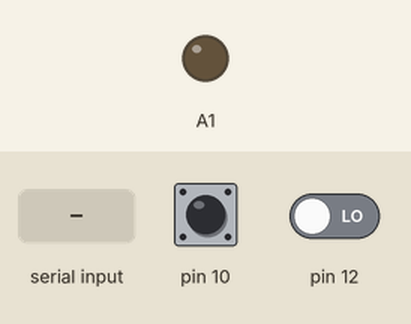
Bench run of a sketch on a simulated Arduino Mega 2560, built with avr-gcc and run on an emulated ATmega2560. Parts: output pins drawn as LEDs (lit = HIGH). Inputs (shaded band) come from the test bench; at power-on: pin 10 HIGH, pin 12 LOW. What the sketch prints to the serial monitor is not drawn.

Above: at 1.2 s.
1.3 s: pin 10 pulled LOW for 0.15 s
At 2.0 s:
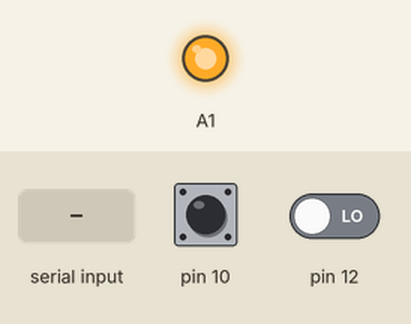
4.3 s: pin 12 driven HIGH
6.2 s: "L" received over the second serial link
At 6.7 s:
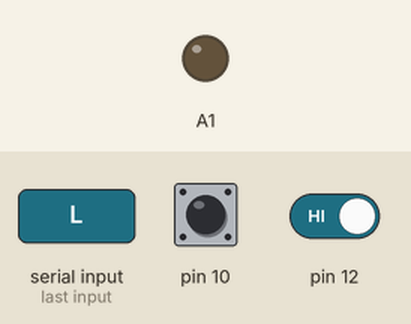
7.7 s: "H" received over the second serial link
At 8.9 s:
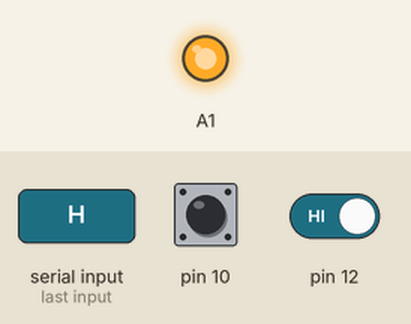
9.2 s: pin 10 pulled LOW for 1 s
At 9.6 s:
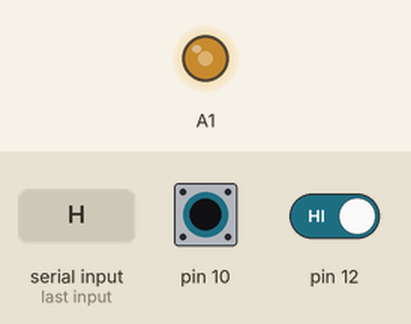
Timing chart, 0 to 12.2 s (numbered marks = the images above; inputs shaded):
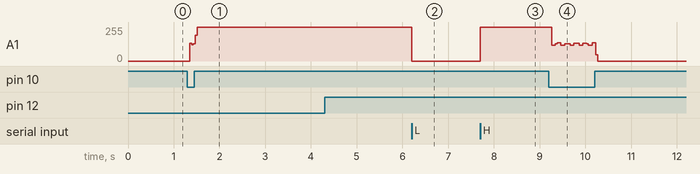

The sketch:

ATMEGA.ino
```cpp
//FUNCIONANDO 06/10/16 01:55

#include <CapacitiveSensor.h>
#include <SoftwareSerial.h>
CapacitiveSensor c = CapacitiveSensor(9, 10);
SoftwareSerial Serial1(8, 7);
#define SERIAL_SIZE 16
int ff = 1;
int ledStatus = 0;
unsigned long csSum;
String readString;
int calib[2];
char input[SERIAL_SIZE + 1];
unsigned long prev = 0; // last time update
long intervalo = 30000;
//String input = "";
void setup() {
  // put your setup code here, to run once:
  Serial1.begin(9600);
  Serial.begin(9600);
  Serial1.setTimeout(100);
  //Serial.println("Iniciando");
  pinMode(A1, OUTPUT);
  pinMode(12, INPUT);
  for (int i = 0; i < 2; i++) {
    calib[i] = 0;
  }
}

void checkCon() {
  unsigned long cur = millis();
  char stats = '0';
  if (cur - prev > intervalo) {
    prev = cur;
    String send = (ledStatus) ? "H" : "L";
    Serial.println(send);
  }
}

void loop() {
  checkCon();
  CSread();
  while (Serial1.available()) {
    delay(3);
    char c = Serial1.read();
    readString += c;
  }
  readString.trim();
  if (readString.length() > 0) {
    if (readString == "H") {
      ledStatus = 1;
      //Serial.println("H");
      digitalWrite(A1, HIGH);
    }
    if (readString == "L")
    {
      ledStatus = 0;
      //Serial.println("L");
      digitalWrite(A1, LOW);
    }

    readString = "";
  }

  /*if (Serial1.available()) {
    char *teste;
    byte tam = Serial1.readBytes(input, SERIAL_SIZE);
    Serial.println(input);
    if (input[0] == 'H') {
      //Serial.println("HIGH");
      digitalWrite(A1, HIGH);
      ledStatus = HIGH;
    } else if (input[0] == 'L') {
      digitalWrite(A1, LOW);
      ledStatus = LOW;
    } else {
      teste = strtok(input, "&");
      int count = 0;
      while (teste != 0) {
        calib[count] = atoi(teste);
        teste = strtok(NULL, "&");
        count++;
      }
    }
    }
    if (digitalRead(12) == HIGH) {
    Serial.println('Z');
    }*/
  // put your main code here, to run repeatedly:
  if (digitalRead(12) == HIGH) {
    Serial.println('Z');
  }

}
void CSread() {
  long cs;
  if (calib[0] != 0) {
    cs = c.capacitiveSensor(calib[0]);
  } else {
    cs = c.capacitiveSensor(20); //a: Sensor resolution is set to 80
  } //a: Sensor resolution is set to 80
  if (cs > 30) { //b: Arbitrary number
    csSum += cs;
    int dl;
    if (calib[1] == 0) {
      dl = 250;
    } else {
      dl = calib[1];
    }
    if (csSum >= dl) {
      ff = 1;
      csSum = 0;
      if (ledStatus == LOW && ff == 1) {
        ledStatus = HIGH;
        ff = 0;
        digitalWrite(A1, ledStatus);
        Serial.println("H");
      }
      if (ledStatus == HIGH && ff == 1) {
        ff = 0;
        ledStatus = LOW;
        digitalWrite(A1, ledStatus);
        Serial.println("L");
      }
      c.reset_CS_AutoCal();
    }
  } else {
    csSum = 0;
  }
}
```

Measured:
- after the input at 1.3 s, A1: 0/255 → 255/255 after 0.05 s
- after the input at 6.2 s, A1: 255/255 → 0/255 at once
- after the input at 7.7 s, A1: 0/255 → 255/255 at once
